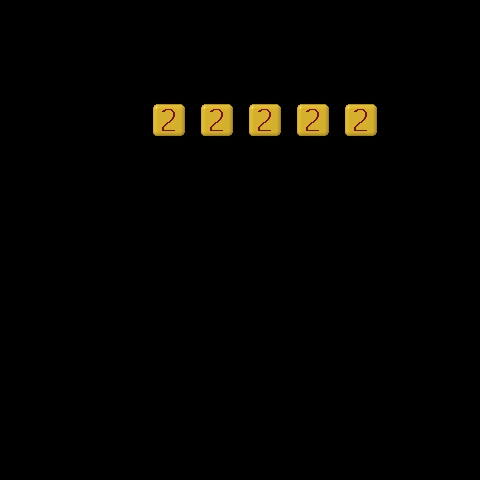

Tiled map render using the project's own tile images. Description and the whole map definition, tile-layer contents included, below:
An orthogonal 10x10 tile map with 48x48 px tiles, 2 tile layers (food, number).

<map version="1.2" tiledversion="1.2.5" orientation="orthogonal" renderorder="right-down" width="10" height="10" tilewidth="48" tileheight="48" infinite="0" nextlayerid="3" nextobjectid="1">
 <tileset firstgid="1" name="0_99" tilewidth="48" tileheight="48" tilecount="110" columns="10">
  <image source="0-99.png" width="480" height="528" />
  <tile id="30">
   <animation>
    <frame tileid="30" duration="200" />
    <frame tileid="31" duration="200" />
    <frame tileid="32" duration="200" />
    <frame tileid="33" duration="200" />
    <frame tileid="34" duration="200" />
    <frame tileid="35" duration="200" />
    <frame tileid="36" duration="200" />
    <frame tileid="37" duration="200" />
   </animation>
  </tile>
  <tile id="44">
   <animation>
    <frame tileid="40" duration="100" />
    <frame tileid="41" duration="100" />
    <frame tileid="42" duration="100" />
    <frame tileid="43" duration="100" />
    <frame tileid="44" duration="100" />
    <frame tileid="45" duration="100" />
    <frame tileid="46" duration="100" />
    <frame tileid="47" duration="100" />
   </animation>
  </tile>
 </tileset>
 <layer id="2" name="food" width="10" height="10">
  <data encoding="csv">
0,0,0,0,0,0,0,0,0,0,
0,0,0,0,0,0,0,0,0,0,
0,0,0,35,35,35,35,35,0,0,
0,0,0,0,0,0,0,0,0,0,
0,0,0,0,0,0,0,0,0,0,
0,0,0,0,0,0,0,0,0,0,
0,0,0,0,0,0,0,0,0,0,
0,0,0,0,0,0,0,0,0,0,
0,0,0,0,0,0,0,0,0,0,
0,0,0,0,0,0,0,0,0,0
</data>
 </layer>
 <layer id="1" name="number" width="10" height="10">
  <data encoding="csv">
0,0,0,0,0,0,0,0,0,0,
0,0,0,0,0,0,0,0,0,0,
0,0,0,3,3,3,3,3,0,0,
0,0,0,0,0,0,0,0,0,0,
0,0,0,0,0,0,0,0,0,0,
0,0,0,0,0,0,0,0,0,0,
0,0,0,0,0,0,0,0,0,0,
0,0,0,0,0,0,0,0,0,0,
0,0,0,0,0,0,0,0,0,0,
0,0,0,0,0,0,0,0,0,0
</data>
 </layer>
</map>
